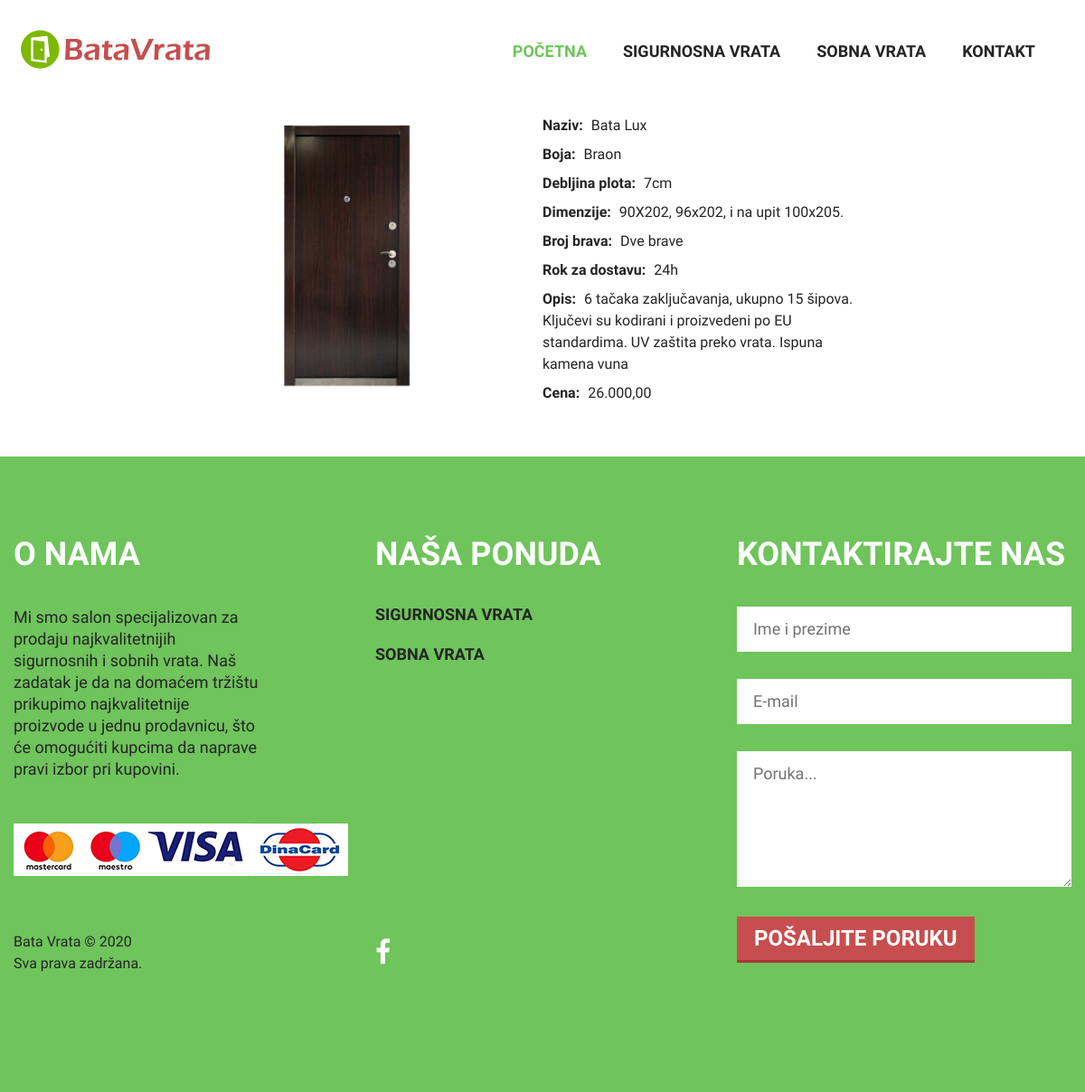
The app's page /index.php?page=product&id=28 with its own data.
### tables this page shows
CREATE TABLE `categories` (
  `id` int(11) NOT NULL,
  `name` varchar(255) NOT NULL,
  `parent_id` int(11) DEFAULT NULL
);

CREATE TABLE `pictures` (
  `id` int(11) NOT NULL,
  `big` varchar(255) NOT NULL,
  `small` varchar(255) NOT NULL,
  `product_id` int(11) NOT NULL
);

CREATE TABLE `products` (
  `id` int(11) NOT NULL,
  `name` varchar(255) NOT NULL,
  `color` varchar(255) NOT NULL,
  `width` varchar(255) NOT NULL,
  `dimension` varchar(255) NOT NULL,
  `number_locks` varchar(255) NOT NULL,
  `purchasetime` varchar(255) NOT NULL,
  `description` text NOT NULL,
  `price` varchar(255) NOT NULL,
  `cat_id` int(11) NOT NULL
);

### config/connection.php (called while the page is built, shortened)
<?php
try {
    $conn = new PDO("mysql:host=".SERVER.";dbname=".DATABASE.";charset=utf8", USERNAME, PASSWORD);
    $conn->setAttribute(PDO::ATTR_DEFAULT_FETCH_MODE, PDO::FETCH_OBJ);
    $conn->setAttribute(PDO::ATTR_ERRMODE, PDO::ERRMODE_EXCEPTION);
}
catch(PDOException $ex){
    echo $ex->getMessage();
}
function executeQuery($query){
    global $conn;
    return $conn->query($query)->fetchAll();
}
?>

### models/categories/functions.php (called while the page is built)
<?php
     function getAllCategories(){
        try{
        return executeQuery("SELECT * FROM categories WHERE parent_id IS NULL");
        }
        catch(PDOException $e){
            handle($e->getMessage());
        }
    }
?>

### models/products/functions.php (called while the page is built, shortened)
<?php
    function findProductById($id){
    global $conn;
    try
    {
        $product = $conn->prepare("SELECT *,p.id AS productID,p.name as productName FROM products p JOIN pictures s ON p.id=s.product_id WHERE p.id=?");
        $product->execute([
            $id
        ]);
        $result = $product->fetch();
        return $result;
    }
    catch(PDOException $e){
        writeError($e->getMessage());
    }
    }
?>

### views/pages/single.php (the view, shortened to what this page needs)
<?php
    require_once "models/products/functions.php";
    $id = $_GET['id'];
    $product = findProductById($id);
?>
<div class="single-proizvod">
        <div class="left">
            <img src="<?=$product->big?>">
        </div>
        <div class="right">
            <ul class="single-proizvod-spec">
                <li>
                    <span>Naziv: </span> <?=$product->productName?>
                </li>
                <li>
                    <span>Boja: </span> <?=$product->color?>
                </li>
                <li>
                    <span>Debljina plota: </span> <?=$product->width?>
                </li>
                <li>
                    <span>Dimenzije: </span> <?=$product->dimension?>
                </li>
                <li>
                    <span>Broj brava: </span> <?=$product->number_locks?>
                </li>
                <li>
                    <span>Rok za dostavu: </span> <?=$product->purchasetime?>
                </li>
                <li>
                    <span>Opis: </span> <?=$product->description?>
                </li>
                <li>
                    <span>Cena: </span> <?=$product->price?>
                </li>
            </ul>
        </div>
</div>

### views/fixed/head.php (shortened to what this page needs)
<div class="page">
    <header>
        <div id="stuck_container" class="stuck_container">
            <div class="container">
                <div class="brand">
                    <h1 class="brand_name">
                        <a href="index.php"><img src="images/logo.svg" alt="#"></a>
                    </h1>
                </div>
                <nav class="nav">
                    <ul class="sf-menu" data-type="navbar">
                        <li class="active">
                            <a href="index.php">Početna</a>
                        </li>
                        <?php
                            require_once "models/categories/functions.php";
                            $categories = getAllCategories();
                            foreach($categories as $category):
                        ?>
                        <li>
                            <a href="index.php?page=doors&catid=<?=$category->id?>"><?=$category->name?></a>
                        </li>
                            <?php endforeach;?>
                        <li>
                            <a href="index.php?page=contact">Kontakt</a>
                        </li>
                    </ul>
                </nav>
            </div>
        </div>
    </header>

### views/fixed/footer.php (shortened to what this page needs)
    <footer class="well bg_2">
        <div class="container">
            <div class="row">
                <div class="col-sm-4">
                    <h3>O nama</h3>
                    <p>Mi smo salon specijalizovan za prodaju najkvalitetnijih sigurnosnih i sobnih vrata. Naš zadatak je
                    da na domaćem tržištu prikupimo najkvalitetnije proizvode u jednu prodavnicu, što će
                    omogućiti kupcima da naprave pravi izbor pri kupovini. </p>
					<br/><br/>
					<img src="images/payment.jpg" alt="nacini placanja">
                </div>
                <div class="col-sm-4">
                    <h3>Naša ponuda</h3>
                    <ul class="list">
                    <?php
                    $categories = getAllCategories();
                    foreach($categories as $category):
                    ?>
                        <li>
                            <a href="index.php?page=doors&catid=<?=$category->id?>"><?=$category->name?></a>
                        </li>
                    <?php endforeach; ?>
                    </ul>
                </div>
                <div class="col-sm-4">
                    <h3>Kontaktirajte nas</h3>
       <form class='rd-mailform' method="post" action="bat/rd-mailform.php">
                        <fieldset>
                            <label>
                                <input type="text"
                                       name="name"
                                       placeholder="Ime i prezime"
                                       data-constraints="@LettersOnly @NotEmpty"/>
                            </label>
                            <label>
                                <input type="text"
                                       name="email"
                                       placeholder="E-mail"
                                       data-constraints="@Email @NotEmpty"/>
                            </label>
                            <label>
        <textarea name="message" placeholder="Poruka..."
                  data-constraints="@NotEmpty"></textarea>
                            </label>
                            <div class="mfControls">
                                <button class="btn_1" type="submit">Pošaljite poruku</button>
                            </div>
                        </fieldset>
                    </form>
                </div>
            </div>
            <div class="row rowwr">
                <div class="col-sm-4 flright"></div>
                <div class="col-sm-4 flright">
                    <ul class="social-list">
                        <li>
                            <a class="fa fa-facebook" href="#"></a>
                        </li>
                    </ul>
                </div>
                <div class="col-sm-4 flright">
                    <div class="copy">
                        Bata Vrata © <span id="copyright-year"></span><br/> Sva prava zadržana.
                    </div>
                </div>
            </div>
        </div>
    </footer>
</div>
</body></html>

### css/grid.css (style rules this page uses)
html, body, div, span, applet, object, iframe, h1, h2, h3, h4, h5, h6, p, blockquote, pre, a, abbr, acronym, address, big, cite, code, del, dfn, em, img, ins, kbd, q, s, samp, small, strike, strong, sub, sup, tt, var, b, u, i, center, dl, dt, dd, ol, ul, li, fieldset, form, label, legend, table, caption, tbody, tfoot, thead, tr, th, td, article, aside, canvas, details, embed, figure, figcaption, footer, header, hgroup, menu, nav, output, ruby, section, summary, time, mark, audio, video { margin: 0; padding: 0; border: 0; font-size: 100%; font: inherit; vertical-align: top; }
article, aside, details, figcaption, figure, footer, header, hgroup, menu, nav, section { display: block; }
body { line-height: 1; }
ol, ul { list-style: none; }
button, input[type='button'] { background: none; border: none; display: inline-block; margin: 0; padding: 0; outline: none; outline-offset: 0; overflow: visible; cursor: pointer; -webkit-appearance: none; }
input[type='text'], input[type='time'], input[type='url'], input[type='month'], input[type='week'], input[type='email'], input[type='color'], input[type='datetime'], input[type='datetime-local'], input[type='range'], input[type='search'], input[type='tel'], input[type='date'], input[type='password'], input[type='number'] { outline: none; background-color: transparent; border: none; -webkit-appearance: none; border-radius: 0; vertical-align: baseline; box-shadow: none; }
*, *:before, *:after { box-sizing: border-box; -webkit-box-sizing: border-box; -moz-box-sizing: border-box; }
.container { margin-right: auto; margin-left: auto; padding-left: 15px; padding-right: 15px; min-width: 300px; }
.container:before, .container:after { display: table; content: ""; line-height: 0; }
.container:after { clear: both; }
@media (min-width: 768px) { .container { width: 750px; } }
@media (min-width: 992px) { .container { width: 970px; } }
@media (min-width: 1200px) { .container { width: 1200px; } }
.row { margin-left: -15px; margin-right: -15px; }
.row:before, .row:after { display: table; content: ""; line-height: 0; }
.row:after { clear: both; }
.col-xs-1, .col-sm-1, .col-md-1, .col-lg-1, .col-xs-2, .col-sm-2, .col-md-2, .col-lg-2, .col-xs-3, .col-sm-3, .col-md-3, .col-lg-3, .col-xs-4, .col-sm-4, .col-md-4, .col-lg-4, .col-xs-5, .col-sm-5, .col-md-5, .col-lg-5, .col-xs-6, .col-sm-6, .col-md-6, .col-lg-6, .col-xs-7, .col-sm-7, .col-md-7, .col-lg-7, .col-xs-8, .col-sm-8, .col-md-8, .col-lg-8, .col-xs-9, .col-sm-9, .col-md-9, .col-lg-9, .col-xs-10, .col-sm-10, .col-md-10, .col-lg-10, .col-xs-11, .col-sm-11, .col-md-11, .col-lg-11, .col-xs-12, .col-sm-12, .col-md-12, .col-lg-12 { min-height: 1px; padding-left: 15px; padding-right: 15px; }
@media (min-width: 768px) { .col-sm-1, .col-sm-2, .col-sm-3, .col-sm-4, .col-sm-5, .col-sm-6, .col-sm-7, .col-sm-8, .col-sm-9, .col-sm-10, .col-sm-11, .col-sm-12 { float: left; } }
@media (min-width: 768px) { .col-sm-4 { width: 33.33333%; } }

### css/rd-mailform.css (style rules this page uses)
.rd-mailform { position:relative;text-align:left;margin-left:auto;margin-right:auto; }
.rd-mailform fieldset { border:none; }
.rd-mailform label { position:relative;display:block;width:100%;margin-top:25px; }
.rd-mailform label:first-child { margin-top:0; }
.rd-mailform label input,.rd-mailform label select { height:50px; }
.rd-mailform label input,.rd-mailform label select,.rd-mailform label textarea { display:block;width:100%;margin:0;-webkit-appearance:none;font-size:18px;padding:13px 18px;line-height:24px;color:#727272;background:#FFF;font-family:"PT Sans Narrow",sans-serif;border:0px solid;border-radius:0px; }
.rd-mailform label textarea { resize:vertical;overflow:auto;min-height:50px;height:150px;max-height:225px; }
@media (min-width: 768px) { .rd-mailform label { margin-top:30px; } }
.mfControls { margin-top:20px;z-index:1;position:relative; }
.mfControls { margin-top:25px;word-spacing:10px;text-align:left; }
.mfControls>* { word-spacing:normal;margin-bottom:5px;font-family:"PT Sans Narrow",sans-serif; }

### records on screen
categories: name "SIGURNOSNA VRATA"
categories: name "SOBNA VRATA"
pictures: big (picture), product.name "Bata Lux", product.color "Braon", product.width "7cm", product.dimension "90X202, 96x202, i na upit 100x205.", product.number_locks "Dve brave", product.purchasetime "24h", product.description "6 tačaka zaključavanja, ukupno 15 šipova. Ključevi su kodirani i proizvedeni po EU standardima. UV zaštita preko vrata. Ispuna kamena vuna", product.price "26.000,00"
